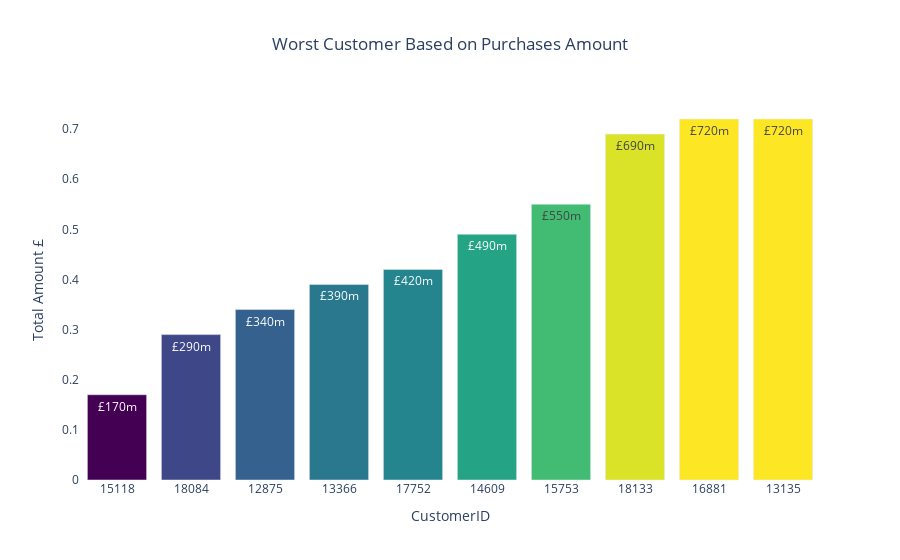

The notebook cell this image was saved under:
### Code cell
# Worst Customer
worst_customers = customers_country_based.sort_values("TotalPrice").head(10)
fig = go.Figure(data=[go.Bar(x=worst_customers["CustomerID"].astype(str),
                             y=worst_customers["TotalPrice"],
                             hovertext=worst_customers["Country"],
                             marker={"color":worst_customers["TotalPrice"],
                                     "colorscale":"viridis"})])

fig.update_traces(texttemplate="£%{y:.2s}",textposition="inside")
fig.update_layout(title="Worst Customer Based on Purchases Amount",
                  title_x=0.5,
                  xaxis_title="CustomerID",
                  yaxis_title="Total Amount £",
                  plot_bgcolor="white")
fig.show()

### Figure 1 — Plotly figure (JSON) as saved in the notebook; plotly's stock layout.template omitted (floating-point values rounded to 4 significant figures)
{"data": [{"hovertext": ["United Kingdom", "United Kingdom", "United Kingdom", "United Kingdom", "United Kingdom", "United Kingdom", "United Kingdom", "United Kingdom", "United Kingdom", "United Kingdom"], "marker": {"color": [0.17, 0.29, 0.34, 0.39, 0.42, 0.49, 0.55, 0.69, 0.72, 0.72], "colorscale": [[0, "#440154"], [0.1111, "#482878"], [0.2222, "#3e4989"], [0.3333, "#31688e"], [0.4444, "#26828e"], [0.5556, "#1f9e89"], [0.6667, "#35b779"], [0.7778, "#6ece58"], [0.8889, "#b5de2b"], [1, "#fde725"]]}, "textposition": "inside", "texttemplate": "£%{y:.2s}", "type": "bar", "x": ["15118", "18084", "12875", "13366", "17752", "14609", "15753", "18133", "16881", "13135"], "y": [0.17, 0.29, 0.34, 0.39, 0.42, 0.49, 0.55, 0.69, 0.72, 0.72]}], "layout": {"plot_bgcolor": "white", "title": {"text": "Worst Customer Based on Purchases Amount", "x": 0.5}, "xaxis": {"title": {"text": "CustomerID"}}, "yaxis": {"title": {"text": "Total Amount £"}}}}
